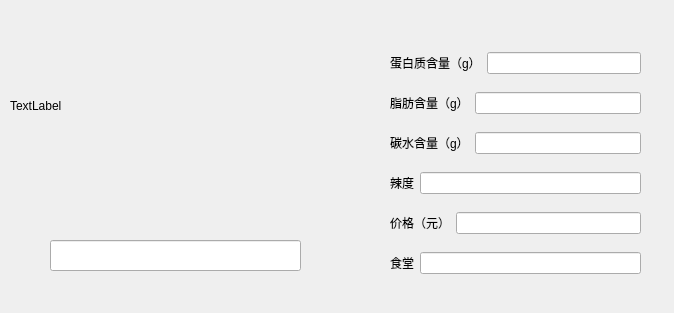
<?xml version="1.0" encoding="UTF-8"?>
<ui version="4.0">
 <class>BOOM</class>
 <widget class="QWidget" name="BOOM">
  <property name="geometry">
   <rect>
    <x>0</x>
    <y>0</y>
    <width>674</width>
    <height>313</height>
   </rect>
  </property>
  <property name="windowTitle">
   <string>Form</string>
  </property>
  <widget class="QLineEdit" name="mealname">
   <property name="geometry">
    <rect>
     <x>50</x>
     <y>240</y>
     <width>251</width>
     <height>31</height>
    </rect>
   </property>
  </widget>
  <widget class="QLabel" name="picture">
   <property name="geometry">
    <rect>
     <x>10</x>
     <y>0</y>
     <width>301</width>
     <height>211</height>
    </rect>
   </property>
   <property name="text">
    <string>TextLabel</string>
   </property>
  </widget>
  <widget class="QWidget" name="layoutWidget">
   <property name="geometry">
    <rect>
     <x>390</x>
     <y>40</y>
     <width>251</width>
     <height>251</height>
    </rect>
   </property>
   <layout class="QVBoxLayout" name="verticalLayout">
    <item>
     <layout class="QHBoxLayout" name="horizontalLayout_5">
      <item>
       <widget class="QLabel" name="label_6">
        <property name="text">
         <string>蛋白质含量（g）</string>
        </property>
       </widget>
      </item>
      <item>
       <widget class="QLineEdit" name="egg"/>
      </item>
     </layout>
    </item>
    <item>
     <layout class="QHBoxLayout" name="horizontalLayout_6">
      <item>
       <widget class="QLabel" name="label_5">
        <property name="text">
         <string>脂肪含量（g）</string>
        </property>
       </widget>
      </item>
      <item>
       <widget class="QLineEdit" name="fat"/>
      </item>
     </layout>
    </item>
    <item>
     <layout class="QHBoxLayout" name="horizontalLayout_4">
      <item>
       <widget class="QLabel" name="label_4">
        <property name="text">
         <string>碳水含量（g）</string>
        </property>
       </widget>
      </item>
      <item>
       <widget class="QLineEdit" name="c"/>
      </item>
     </layout>
    </item>
    <item>
     <layout class="QHBoxLayout" name="horizontalLayout_3">
      <item>
       <widget class="QLabel" name="label_3">
        <property name="text">
         <string>辣度</string>
        </property>
       </widget>
      </item>
      <item>
       <widget class="QLineEdit" name="hot"/>
      </item>
     </layout>
    </item>
    <item>
     <layout class="QHBoxLayout" name="horizontalLayout_2">
      <item>
       <widget class="QLabel" name="label_2">
        <property name="text">
         <string>价格（元）</string>
        </property>
       </widget>
      </item>
      <item>
       <widget class="QLineEdit" name="money"/>
      </item>
     </layout>
    </item>
    <item>
     <layout class="QHBoxLayout" name="horizontalLayout">
      <item>
       <widget class="QLabel" name="label">
        <property name="text">
         <string>食堂</string>
        </property>
       </widget>
      </item>
      <item>
       <widget class="QLineEdit" name="can"/>
      </item>
     </layout>
    </item>
   </layout>
  </widget>
 </widget>
 <resources/>
 <connections/>
</ui>
